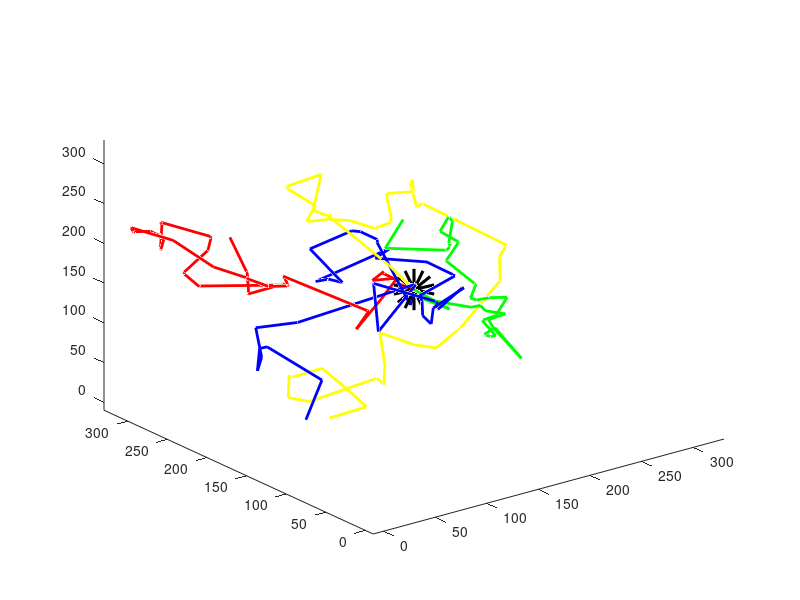

MATLAB code for this plot: (Note: this script raises an error after producing the figure.)
addpath('octave');
destdir = "../../latex/images";
relImgDir = "images";

b1 = load("brown1.csv");
b2 = load("brown2.csv");
b3 = load("brown3.csv");
b4 = load("brown4.csv");

plot3(
	b1(:,1), b1(:,2), b1(:,3),'r', "linewidth", 2,
	b2(:,1), b2(:,2), b2(:,3),'g', "linewidth", 2,
	b3(:,1), b3(:,2), b3(:,3),'b', "linewidth", 2,
	b4(:,1), b4(:,2), b4(:,3),'y', "linewidth", 2,
	b1(1,1), b1(1,2), b1(1,3),'ok', "markersize", 10, "linewidth", 20);

axis([-10 330 -10 330 -10 330]);

name='brown';
ylabrule='0cm';
xlab='';
ylab='';
width='1000';
height='800';
makeGraph(name,destdir,relImgDir,xlab,ylab,ylabrule,width,height);
